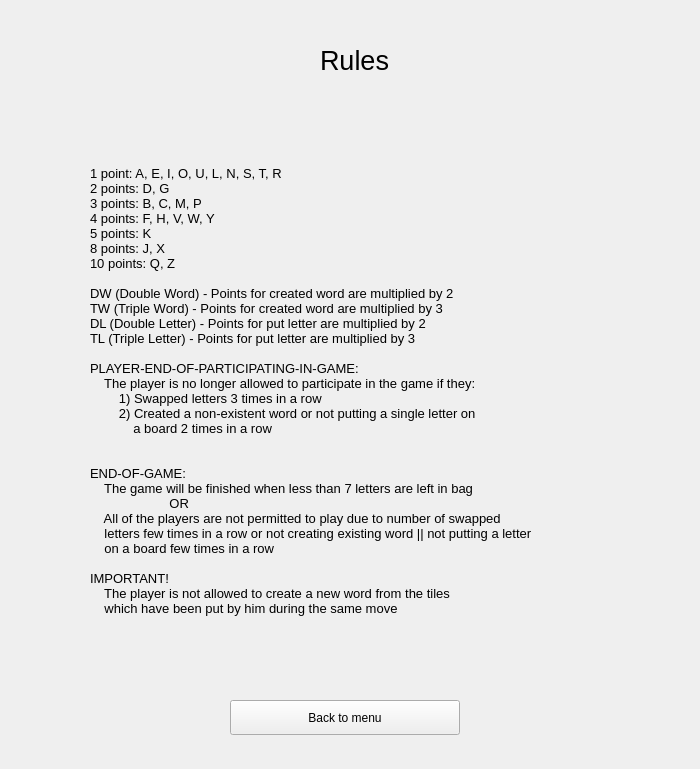
<?xml version="1.0" encoding="UTF-8"?>
<ui version="4.0">
 <class>Form</class>
 <widget class="QWidget" name="Form">
  <property name="geometry">
   <rect>
    <x>0</x>
    <y>0</y>
    <width>700</width>
    <height>769</height>
   </rect>
  </property>
  <property name="windowTitle">
   <string>Form</string>
  </property>
  <property name="styleSheet">
   <string notr="true">background-color:&quot;green&quot;
</string>
  </property>
  <widget class="QLabel" name="ladelabel">
   <property name="geometry">
    <rect>
     <x>320</x>
     <y>40</y>
     <width>111</width>
     <height>41</height>
    </rect>
   </property>
   <property name="font">
    <font>
     <pointsize>20</pointsize>
    </font>
   </property>
   <property name="text">
    <string>Rules</string>
   </property>
  </widget>
  <widget class="QPushButton" name="backButton">
   <property name="geometry">
    <rect>
     <x>230</x>
     <y>700</y>
     <width>230</width>
     <height>35</height>
    </rect>
   </property>
   <property name="sizePolicy">
    <sizepolicy hsizetype="Fixed" vsizetype="Fixed">
     <horstretch>0</horstretch>
     <verstretch>0</verstretch>
    </sizepolicy>
   </property>
   <property name="minimumSize">
    <size>
     <width>230</width>
     <height>35</height>
    </size>
   </property>
   <property name="maximumSize">
    <size>
     <width>230</width>
     <height>35</height>
    </size>
   </property>
   <property name="layoutDirection">
    <enum>Qt::LeftToRight</enum>
   </property>
   <property name="styleSheet">
    <string notr="true">background-color:&quot;lightblue&quot;
</string>
   </property>
   <property name="text">
    <string>Back to menu</string>
   </property>
   <property name="autoDefault">
    <bool>false</bool>
   </property>
  </widget>
  <widget class="QLabel" name="label">
   <property name="geometry">
    <rect>
     <x>90</x>
     <y>120</y>
     <width>501</width>
     <height>541</height>
    </rect>
   </property>
   <property name="font">
    <font>
     <pointsize>10</pointsize>
    </font>
   </property>
   <property name="styleSheet">
    <string notr="true">background-color:&quot;green&quot;
</string>
   </property>
   <property name="text">
    <string>1 point: A, E, I, O, U, L, N, S, T, R
2 points: D, G
3 points: B, C, M, P
4 points: F, H, V, W, Y
5 points: K
8 points: J, X
10 points: Q, Z

DW (Double Word) - Points for created word are multiplied by 2
TW (Triple Word) - Points for created word are multiplied by 3
DL (Double Letter) - Points for put letter are multiplied by 2
TL (Triple Letter) - Points for put letter are multiplied by 3

PLAYER-END-OF-PARTICIPATING-IN-GAME:
    The player is no longer allowed to participate in the game if they:
        1) Swapped letters 3 times in a row
        2) Created a non-existent word or not putting a single letter on
            a board 2 times in a row


END-OF-GAME: 
    The game will be finished when less than 7 letters are left in bag
                      OR
    All of the players are not permitted to play due to number of swapped
    letters few times in a row or not creating existing word || not putting a letter
    on a board few times in a row

IMPORTANT!
    The player is not allowed to create a new word from the tiles
    which have been put by him during the same move</string>
   </property>
  </widget>
 </widget>
 <resources/>
 <connections/>
</ui>
